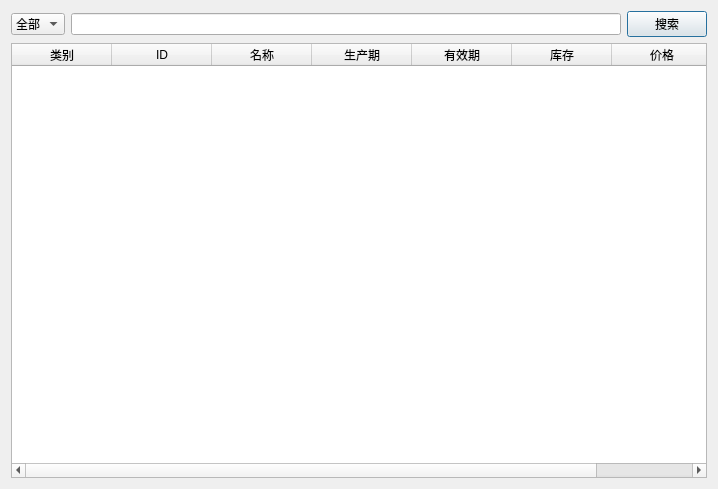
<?xml version="1.0" encoding="UTF-8"?>
<ui version="4.0">
 <class>SellerItemsDialog</class>
 <widget class="QDialog" name="SellerItemsDialog">
  <property name="geometry">
   <rect>
    <x>0</x>
    <y>0</y>
    <width>718</width>
    <height>489</height>
   </rect>
  </property>
  <property name="sizePolicy">
   <sizepolicy hsizetype="Fixed" vsizetype="Preferred">
    <horstretch>0</horstretch>
    <verstretch>0</verstretch>
   </sizepolicy>
  </property>
  <property name="windowTitle">
   <string>个人商品列表</string>
  </property>
  <layout class="QGridLayout" name="gridLayout">
   <item row="0" column="0">
    <layout class="QVBoxLayout" name="verticalLayout">
     <item>
      <layout class="QHBoxLayout" name="horizontalLayout_2">
       <item>
        <widget class="QComboBox" name="typeBox">
         <item>
          <property name="text">
           <string>全部</string>
          </property>
         </item>
         <item>
          <property name="text">
           <string>食品</string>
          </property>
         </item>
         <item>
          <property name="text">
           <string>电子</string>
          </property>
         </item>
         <item>
          <property name="text">
           <string>生活</string>
          </property>
         </item>
        </widget>
       </item>
       <item>
        <widget class="QLineEdit" name="searchInput"/>
       </item>
       <item>
        <widget class="QPushButton" name="searchButton">
         <property name="text">
          <string>搜索</string>
         </property>
        </widget>
       </item>
      </layout>
     </item>
     <item>
      <widget class="QTableWidget" name="itemTableWidget">
       <property name="sizePolicy">
        <sizepolicy hsizetype="Expanding" vsizetype="Expanding">
         <horstretch>0</horstretch>
         <verstretch>0</verstretch>
        </sizepolicy>
       </property>
       <column>
        <property name="text">
         <string>类别</string>
        </property>
       </column>
       <column>
        <property name="text">
         <string>ID</string>
        </property>
       </column>
       <column>
        <property name="text">
         <string>名称</string>
        </property>
       </column>
       <column>
        <property name="text">
         <string>生产期</string>
        </property>
       </column>
       <column>
        <property name="text">
         <string>有效期</string>
        </property>
       </column>
       <column>
        <property name="text">
         <string>库存</string>
        </property>
       </column>
       <column>
        <property name="text">
         <string>价格</string>
        </property>
       </column>
      </widget>
     </item>
    </layout>
   </item>
  </layout>
 </widget>
 <layoutdefault spacing="6" margin="11"/>
 <resources/>
 <connections/>
</ui>
